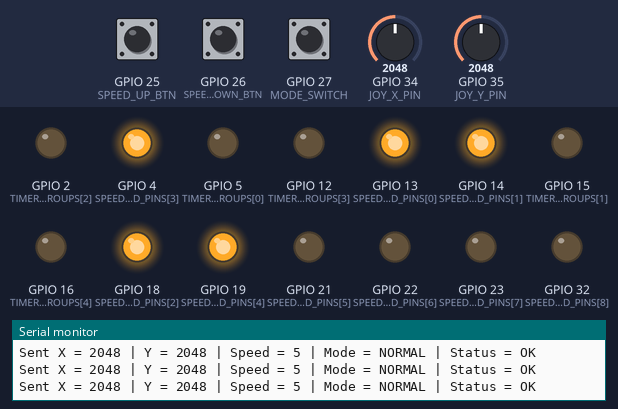
The sketch below on a simulated ESP32. On the bench: output pins drawn as LEDs (lit = HIGH), the last lines printed to the serial monitor. Inputs (shaded band) come from the test bench; at power-on: GPIO 27 (MODE_SWITCH) HIGH, GPIO 25 (SPEED_UP_BTN) HIGH, GPIO 26 (SPEED_DOWN_BTN) HIGH, GPIO 34 (JOY_X_PIN) = 2048, GPIO 35 (JOY_Y_PIN) = 2048.

Above: at 1.2 s.
1.3 s: GPIO 27 (MODE_SWITCH) pulled LOW for 0.15 s
At 1.37 s:
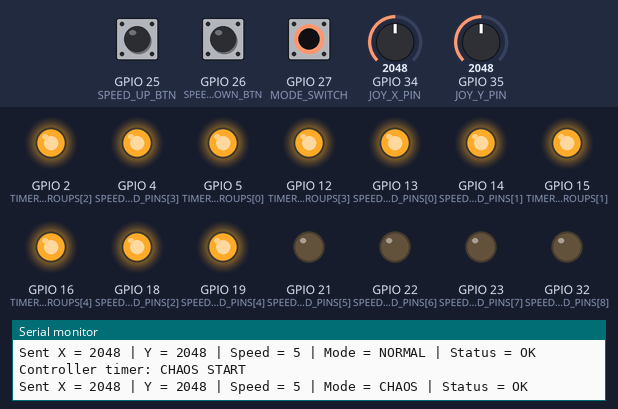
2.9 s: GPIO 25 (SPEED_UP_BTN) pulled LOW for 0.15 s
At 3.6 s:
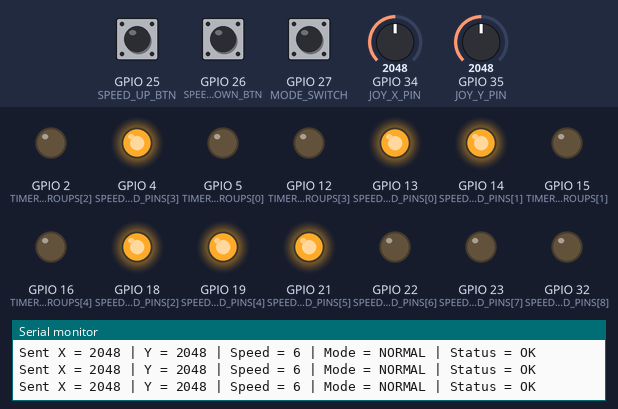
4.5 s: GPIO 25 (SPEED_UP_BTN) pulled LOW for 1 s
At 4.8 s:
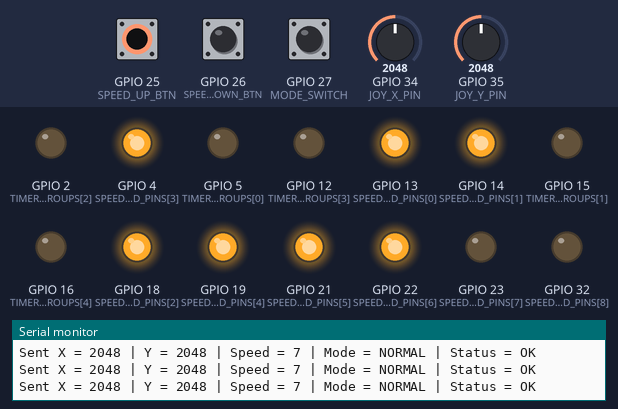
7.0 s: GPIO 27 (MODE_SWITCH) pulled LOW for 1 s
At 7.8 s:
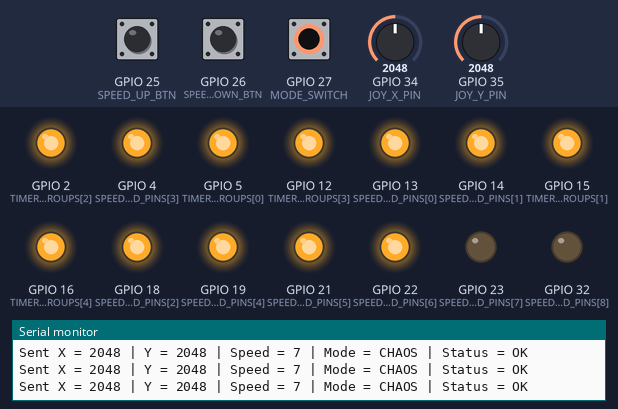
9.5 s: GPIO 25 (SPEED_UP_BTN) pulled LOW for 0.15 s
At 9.8 s:
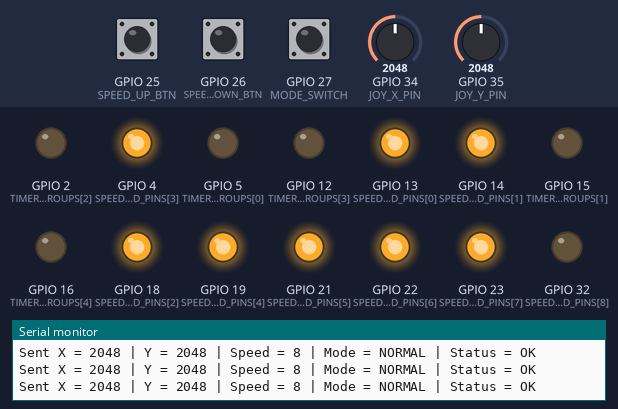
11.1 s: GPIO 27 (MODE_SWITCH) pulled LOW for 0.15 s
At 11.17 s:
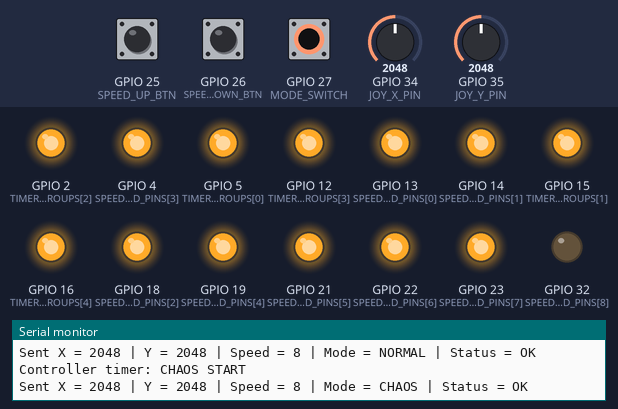
Timing chart, 0 to 13.7 s (numbered marks = the images above; inputs shaded):
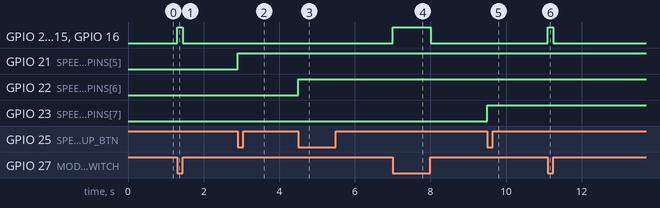

The sketch:

controller_code.ino
```cpp
#include <WiFi.h>
#include <esp_now.h>

// Joystick pins
const int JOY_X_PIN = 34;
const int JOY_Y_PIN = 35;

// Button pins
const int SPEED_UP_BTN = 25;
const int SPEED_DOWN_BTN = 26;

// Toggle switch pin
const int MODE_SWITCH = 27;

// Speed LED bar graph pins
// LED 1  -> D13
// LED 2  -> D14
// LED 3  -> D18
// LED 4  -> D4
// LED 5  -> D19
// LED 6  -> D21
// LED 7  -> D22
// LED 8  -> D23
// LED 9  -> D32
// LED 10 -> D33
const int SPEED_LED_PINS[10] = {
  13, 14, 18, 4, 19,
  21, 22, 23, 32, 33
};

// Chaos timer LED bar graph groups
// Each pin controls 2 LED segments
// D5  -> LEDs 1 + 2
// D15 -> LEDs 3 + 4
// D2  -> LEDs 5 + 6
// D12 -> LEDs 7 + 8
// RX2 -> LEDs 9 + 10
const int TIMER_LED_GROUPS[5] = {
  5,   // D5
  15,  // D15
  2,   // D2
  12,  // D12
  16   // RX2 / GPIO16
};

const unsigned long CHAOS_INTERVAL = 20000; // 20 seconds

int speedLevel = 5;  // 1 to 10

bool lastUpState = HIGH;
bool lastDownState = HIGH;

unsigned long lastButtonTime = 0;
const unsigned long debounceDelay = 200;

unsigned long lastSendTime = 0;
const unsigned long sendInterval = 50;

unsigned long chaosStartTime = 0;
int previousMode = -1;

// Rover ESP32 MAC Address
uint8_t roverAddress[] = {0xF4, 0x2D, 0xC9, 0x76, 0x63, 0xD8};

typedef struct ControlData {
  int xValue;
  int yValue;
  int speedLevel;
  int mode;  // 0 = Normal, 1 = Chaos
} ControlData;

ControlData dataToSend;

void setup() {
  Serial.begin(115200);

  pinMode(SPEED_UP_BTN, INPUT_PULLUP);
  pinMode(SPEED_DOWN_BTN, INPUT_PULLUP);
  pinMode(MODE_SWITCH, INPUT_PULLUP);

  for (int i = 0; i < 10; i++) {
    pinMode(SPEED_LED_PINS[i], OUTPUT);
    digitalWrite(SPEED_LED_PINS[i], LOW);
  }

  for (int i = 0; i < 5; i++) {
    pinMode(TIMER_LED_GROUPS[i], OUTPUT);
    digitalWrite(TIMER_LED_GROUPS[i], LOW);
  }

  updateSpeedBarGraph();
  clearTimerBar();

  WiFi.mode(WIFI_STA);

  if (esp_now_init() != ESP_OK) {
    Serial.println("ESP-NOW init failed");
    return;
  }

  esp_now_peer_info_t peerInfo = {};
  memcpy(peerInfo.peer_addr, roverAddress, 6);
  peerInfo.channel = 0;
  peerInfo.encrypt = false;

  if (esp_now_add_peer(&peerInfo) != ESP_OK) {
    Serial.println("Failed to add rover peer");
    return;
  }

  Serial.println("Controller ESP32 ready");
  printSpeed();
}

void loop() {
  handleButtons();

  int modeValue = getModeValue();

  updateSpeedBarGraph();
  updateChaosTimerBar(modeValue);

  if (millis() - lastSendTime >= sendInterval) {
    sendControlData(modeValue);
    lastSendTime = millis();
  }
}

int getModeValue() {
  int switchState = digitalRead(MODE_SWITCH);

  if (switchState == HIGH) {
    return 0;  // Normal Mode
  } else {
    return 1;  // Chaos Mode
  }
}

void handleButtons() {
  bool upState = digitalRead(SPEED_UP_BTN);
  bool downState = digitalRead(SPEED_DOWN_BTN);

  unsigned long now = millis();

  if (now - lastButtonTime > debounceDelay) {
    if (lastUpState == HIGH && upState == LOW) {
      if (speedLevel < 10) {
        speedLevel++;
      }
      printSpeed();
      lastButtonTime = now;
    }

    if (lastDownState == HIGH && downState == LOW) {
      if (speedLevel > 1) {
        speedLevel--;
      }
      printSpeed();
      lastButtonTime = now;
    }
  }

  lastUpState = upState;
  lastDownState = downState;
}

void sendControlData(int modeValue) {
  int x = analogRead(JOY_X_PIN);
  int y = analogRead(JOY_Y_PIN);

  dataToSend.xValue = x;
  dataToSend.yValue = y;
  dataToSend.speedLevel = speedLevel;
  dataToSend.mode = modeValue;

  esp_err_t result = esp_now_send(roverAddress, (uint8_t*)&dataToSend, sizeof(dataToSend));

  Serial.print("Sent X = ");
  Serial.print(x);
  Serial.print(" | Y = ");
  Serial.print(y);
  Serial.print(" | Speed = ");
  Serial.print(speedLevel);
  Serial.print(" | Mode = ");

  if (modeValue == 0) {
    Serial.print("NORMAL");
  } else {
    Serial.print("CHAOS");
  }

  Serial.print(" | Status = ");

  if (result == ESP_OK) {
    Serial.println("OK");
  } else {
    Serial.println("FAILED");
  }
}

void updateSpeedBarGraph() {
  for (int i = 0; i < 10; i++) {
    if (i < speedLevel) {
      digitalWrite(SPEED_LED_PINS[i], HIGH);
    } else {
      digitalWrite(SPEED_LED_PINS[i], LOW);
    }
  }
}

void updateChaosTimerBar(int modeValue) {
  if (modeValue != previousMode) {
    previousMode = modeValue;

    if (modeValue == 1) {
      chaosStartTime = millis();
      showTimerLevel(5);
      Serial.println("Controller timer: CHAOS START");
    } else {
      clearTimerBar();
      Serial.println("Controller timer: NORMAL MODE");
    }
  }

  if (modeValue == 0) {
    clearTimerBar();
    return;
  }

  unsigned long elapsed = (millis() - chaosStartTime) % CHAOS_INTERVAL;

  int level;

  if (elapsed < 4000) {
    level = 5;  // 10 LEDs
  }
  else if (elapsed < 8000) {
    level = 4;  // 8 LEDs
  }
  else if (elapsed < 12000) {
    level = 3;  // 6 LEDs
  }
  else if (elapsed < 16000) {
    level = 2;  // 4 LEDs
  }
  else {
    level = 1;  // 2 LEDs
  }

  showTimerLevel(level);
}

void showTimerLevel(int level) {
  level = constrain(level, 0, 5);

  for (int i = 0; i < 5; i++) {
    if (i < level) {
      digitalWrite(TIMER_LED_GROUPS[i], HIGH);
    } else {
      digitalWrite(TIMER_LED_GROUPS[i], LOW);
    }
  }
}

void clearTimerBar() {
  showTimerLevel(0);
}

void printSpeed() {
  Serial.print("Speed Level = ");
  Serial.println(speedLevel);
}
```

Measured:
- after the input at 1.3 s, GPIO 2 (TIMER_LED_GROUPS[2]), GPIO 5 (TIMER_LED_GROUPS[0]), GPIO 12 (TIMER_LED_GROUPS[3]), GPIO 15 (TIMER_LED_GROUPS[1]), GPIO 16 (TIMER_LED_GROUPS[4]): LOW → HIGH at once, → LOW 0.15 s later
- after the input at 2.9 s, GPIO 21 (SPEED_LED_PINS[5]): LOW → HIGH at once
- after the input at 4.5 s, GPIO 22 (SPEED_LED_PINS[6]): LOW → HIGH at once
- after the input at 7.0 s, GPIO 2 (TIMER_LED_GROUPS[2]), GPIO 5 (TIMER_LED_GROUPS[0]), GPIO 12 (TIMER_LED_GROUPS[3]), GPIO 15 (TIMER_LED_GROUPS[1]), GPIO 16 (TIMER_LED_GROUPS[4]): LOW → HIGH at once, → LOW 1.0 s later
- after the input at 9.5 s, GPIO 23 (SPEED_LED_PINS[7]): LOW → HIGH at once
- after the input at 11.1 s, GPIO 2 (TIMER_LED_GROUPS[2]), GPIO 5 (TIMER_LED_GROUPS[0]), GPIO 12 (TIMER_LED_GROUPS[3]), GPIO 15 (TIMER_LED_GROUPS[1]), GPIO 16 (TIMER_LED_GROUPS[4]): LOW → HIGH at once, → LOW 0.15 s later
